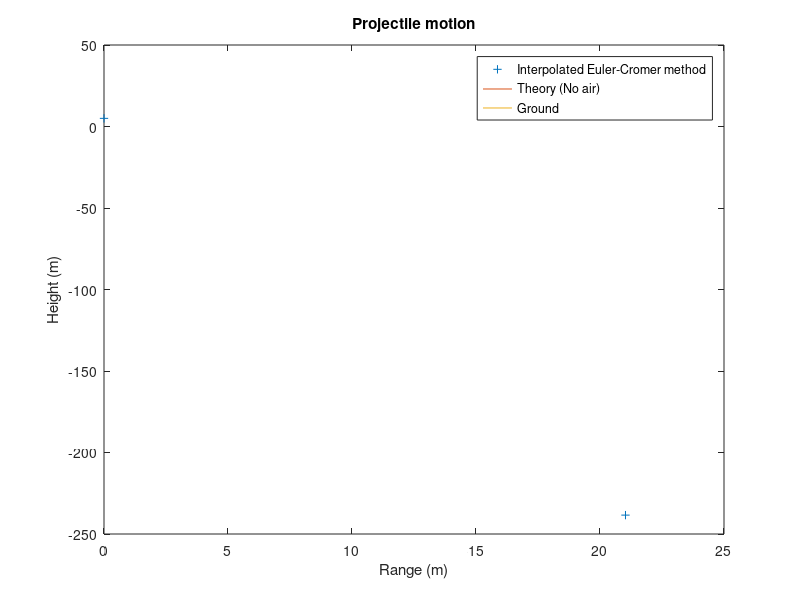

Recreate this plot in MATLAB.
% Blake Leonard	2009

% University of Missouri
% Computational Physics

% balle - Program to compute the trajectory of a baseball using the Euler-Cromer Method

clear;

disp('  balle - Program to compute the trajectory of a baseball');

disp('          using the Euler-Cromer method.');

disp('');


%* Set intitial position and velocity of baseball

y1 = input ('Enter initial height (meters): ');

r1 = [0, y1];       % initial vector position

speed = input ('Enter inital speed (m/s): ');

theta = input ('Enter inital angle (degrees): ');

v1 = [speed*cos(theta*pi/180), speed*sin(theta*pi/180)];   % inital vector velocity

r = r1; v = v1;    % Set initial position and velocity


%* Set physical parameters

Cd = 0.35;                        % Drag Coefficient

area = 4.3e-3;                    % Cross-Sectional Area

grav = 9.81;                      % Gravitational Accel

mass = 0.145;                      % Mass of Projectile

airFlag = input('Air resistance? (Yes:1, No:0): ');

if ( airFlag == 0 )

	rho = 0;                  % No Air Resistance

else

	rho = 1.2;                % Density of Air

end

air_const = -0.5*Cd*rho*area/mass;   % Air Resistance constant


%* Loop until ball hits ground or max steps completed

tau = input('Enter timestep, tau(sec): ');

maxstep = 1000; 

prevx = [0 0 0]; prevy = [0 0 0]; prevt = [0 0 0];    


for jstep = 1:2                     								% 1st step: normal    2nd step: interpolated


	for istep = 1:maxstep


		%* Record position for plotting

		xplot(istep) = r(1);

		yplot(istep) = r(2);

		t = (istep-1)*tau;                 % Current Time

		xNoAir(istep) = r1(1) + v1(1)*t;

		yNoAir(istep) = r1(2) + v1(2)*t - 0.5*grav*t^2;


		%* Calculate the acceleration of the ball

		accel = air_const*norm(v)*v;       % Air Resistance

		accel(2) = accel(2)-grav;          % Gravity
		

		% Interpolate value for r

		if (jstep == 2 && istep > 3)
	
			prevx = [ xplot(istep-3), xplot(istep-2), xplot(istep-1) ];

			prevy = [ yplot(istep-3), yplot(istep-2), yplot(istep-1) ];

			prevt = [ (istep-4)*tau, (istep-3)*tau, (istep-2)*tau ];	

			r(1) = (t-prevt(2))*(t-prevt(3))/((prevt(1)-prevt(2))*(prevt(1)-prevt(3)))*prevx(1) + (t-prevt(1))*(t-prevt(3))/((prevt(2)-prevt(1))*(prevt(2)-prevt(3)))*prevx(2) + (t-prevt(1))*(t-prevt(2))/((prevt(3)-prevt(1))*(prevt(3)-prevt(2)))*prevx(3);

			r(2) = (t-prevt(2))*(t-prevt(3))/((prevt(1)-prevt(2))*(prevt(1)-prevt(3)))*prevy(1) + (t-prevt(1))*(t-prevt(3))/((prevt(2)-prevt(1))*(prevt(2)-prevt(3)))*prevy(2) + (t-prevt(1))*(t-prevt(2))/((prevt(3)-prevt(1))*(prevt(3)-prevt(2)))*prevy(3);

		end
			
	
		%* Calculate the new position and velocity using Euler-Cromer method

		v = v + tau*accel;

		r = r + tau*v;


		%* If ball reaches ground (y<0), break out of the loop

		if ( r(2) < 0 )
	
			xplot(istep+1) = r(1);      % Record last values computed

			yplot(istep+1) = r(2);      

			break;                

		end

	end


	% Compute theoretical No-Air range
	
	for kstep = 1:maxstep						

			t = (kstep-1)*tau;                 % Current Time

			xTheory(kstep) = r1(1) + v1(1)*t;

			yTheory(kstep) = r1(2) + v1(2)*t - 0.5*grav*t^2;

			if ( yTheory(kstep) < 0 )

				theorange = xTheory(kstep);

				break;
			end

	end
	

	%* Print maximum range and time of flight
	
	if ( jstep == 1)

		fprintf('Maximum range is %g meters\n', r(1));

		fprintf('Theoretical No-Air Maximum Range is %g meters\n', theorange);

		origranerror = 100*abs(theorange-r(1))/theorange;

		fprintf('Range Error: %g Percent\n', origranerror );	

		fprintf('Time of flight is %g seconds\n', istep*tau);

		fprintf('Theoretical No-Air Time of flight is %g seconds\n', kstep*tau);

		origtimeerror = 100*abs(kstep*tau-istep*tau)/(kstep*tau);		

		fprintf('Time Error: %g Percent\n', origtimeerror);

		r = r1; v = v1;                    % reset initial position and velocity

	else
		
		fprintf('Corrected Maximum range is %g meters\n', r(1));

		fprintf('Theoretical No-Air Maximum Range is %g meters\n', theorange);

		fprintf('Range Error: %g Percent\n', 100*abs(theorange-r(1))/theorange );	

		fprintf('Range Error Improvement: %g Percent\n', origranerror-100*abs(theorange-r(1))/theorange);

		fprintf('Time of flight is %g seconds\n', istep*tau);

		fprintf('Theoretical No-Air Time of flight is %g seconds\n', kstep*tau);		

		fprintf('Time Error: %g Percent\n', 100*abs(kstep*tau-istep*tau)/(kstep*tau));

		fprintf('Time Error Improvement: %g Percent\n', origtimeerror-100*abs(kstep*tau-istep*tau)/(kstep*tau));
				

	end 


	%* Graph the trajectory of the baseball

	clf; figure(gcf);       % Clear figure window and bring it forward


	% Mark the location of the ground by a straight line

	xground = [0 max(xNoAir)];  yground = [0 0];


	% Plot the computed trajectory and parabolic, no-air curve

	plot(xplot, yplot, '+', xNoAir, yNoAir, '-', xground, yground, '-');
	
	if ( jstep == 1 )

		legend('Euler-Cromer method', 'Theory (No air)', 'Ground' );

	else

		legend('Interpolated Euler-Cromer method', 'Theory (No air)', 'Ground' );

	end
	
	xlabel('Range (m)');  ylabel('Height (m)');

	title('Projectile motion');

	disp('');

	z = input('Hit Enter to Advance');

	disp('');

end